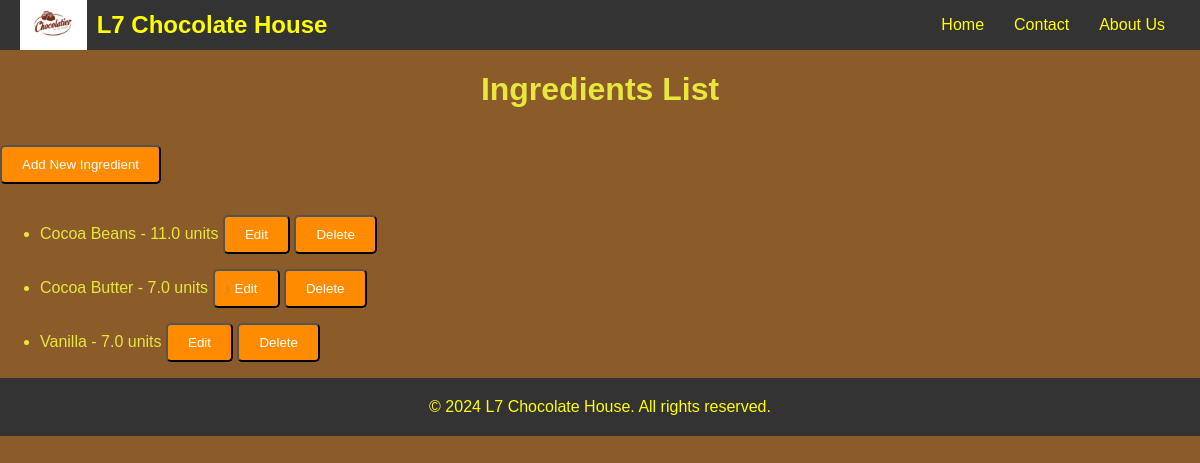
/inventory/ingredients/, run on the app's committed database.
### choco_app/models.py (models this page shows, shortened)
class Ingredient(models.Model):
    name = models.CharField(max_length=100, unique=True)
    stock = models.FloatField(help_text="grams or units")

### choco_app/views.py (the view)
# urls.py: path('ingredients/', list_ingredients, name='ingredient_list'),
def list_ingredients(request):
    all_ingredients = Ingredient.objects.all()
    return render(request, 'ingredient.html', {'ingredients': all_ingredients})

### choco_app/templates/ingredient.html (shortened to what this page needs)
{% include 'header.html' %}
{% load static %}
<!DOCTYPE html>
<html lang="en">
<head>
    <link rel="stylesheet" href="{% static 'choco_app/styles.css' %}">
</head>
<body>
    <body>
       <center> <h1>Ingredients List</h1></center>
        <a href="{% url 'ingredient_create' %}"><button class="btn">Add New Ingredient</button></a>
        <ul>
            {% for ingredient in ingredients %}
                <li>
                    {{ ingredient.name }} - {{ ingredient.stock }} units
                    <a href="{% url 'ingredient_update' ingredient.pk %}"><button class="btn">Edit</button></a>
                  <a href="{% url 'ingredient_delete' ingredient.pk %}"> <button class="btn">Delete</button> </a>
                </li>
            {% endfor %}
        </ul>
    </body>
{% include 'footer.html' %}
</html>

### choco_app/static/choco_app/styles.css (style rules this page uses)
html body { font-family: Arial, sans-serif; margin: 0; padding: 0; background-color: #8B5B29; color: rgb(231, 231, 62); height: 100%; }
.btn { padding: 10px 20px; background-color: #ff8c00; color: white; text-decoration: none; border-radius: 5px; margin-top: 15px; transition: background-color 0.3s; }

### data on the page
Ingredient: name "Cocoa Beans", stock "11.0"
Ingredient: name "Cocoa Butter", stock "7.0"
Ingredient: name "Vanilla", stock "7.0"
